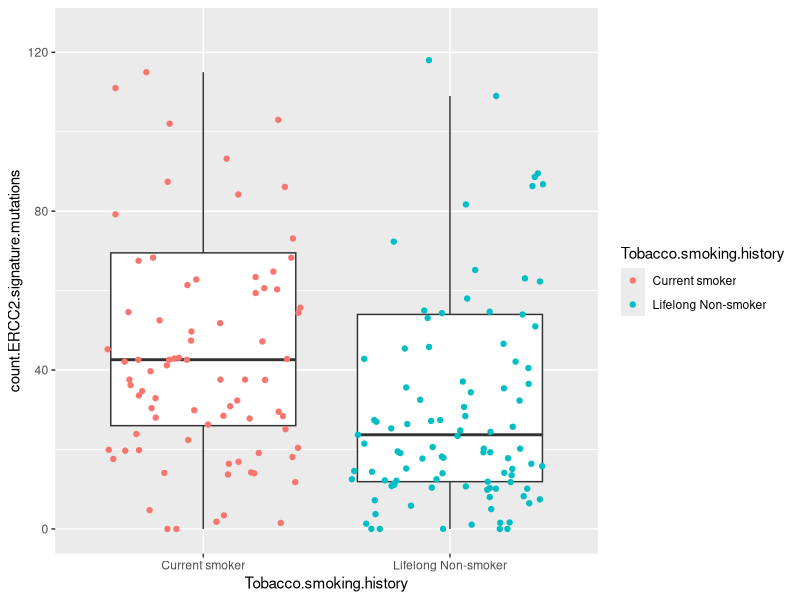
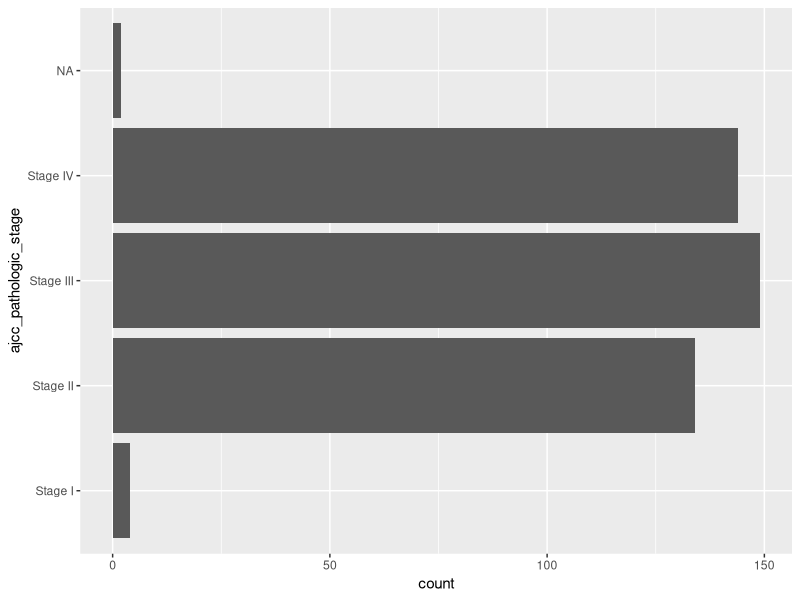
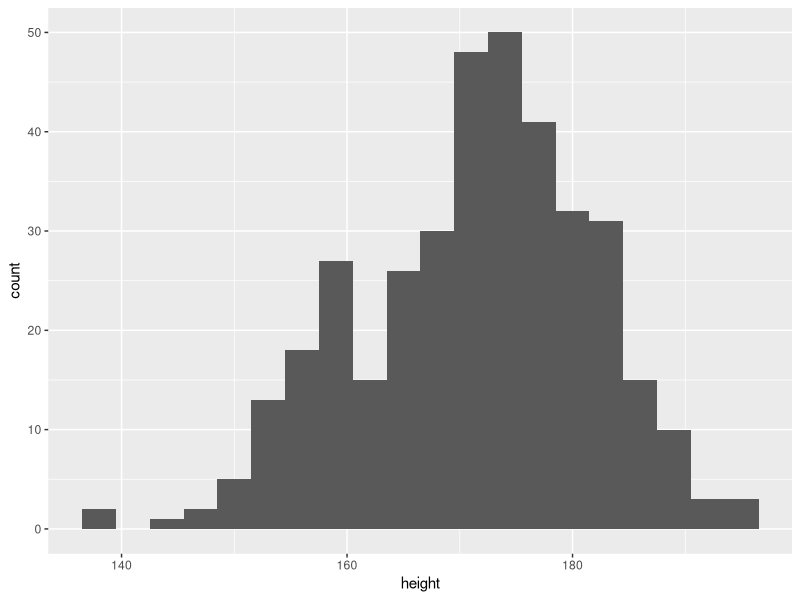
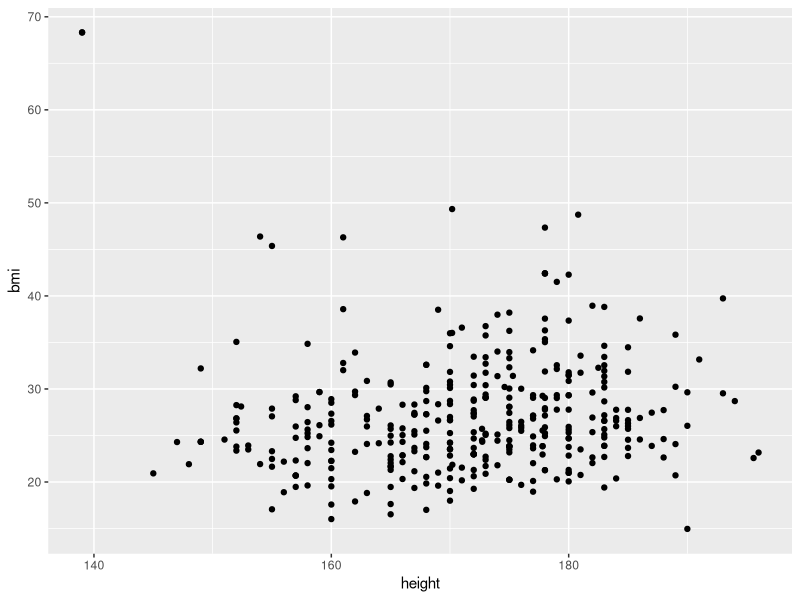
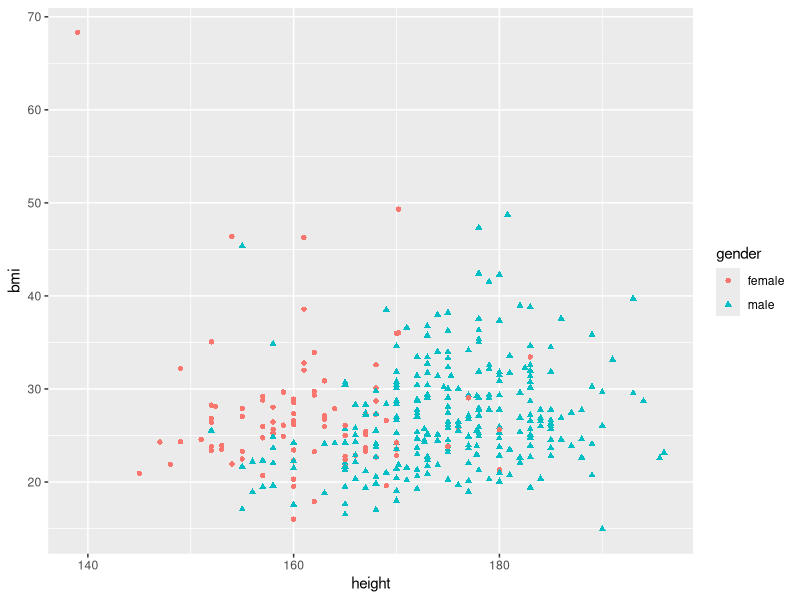
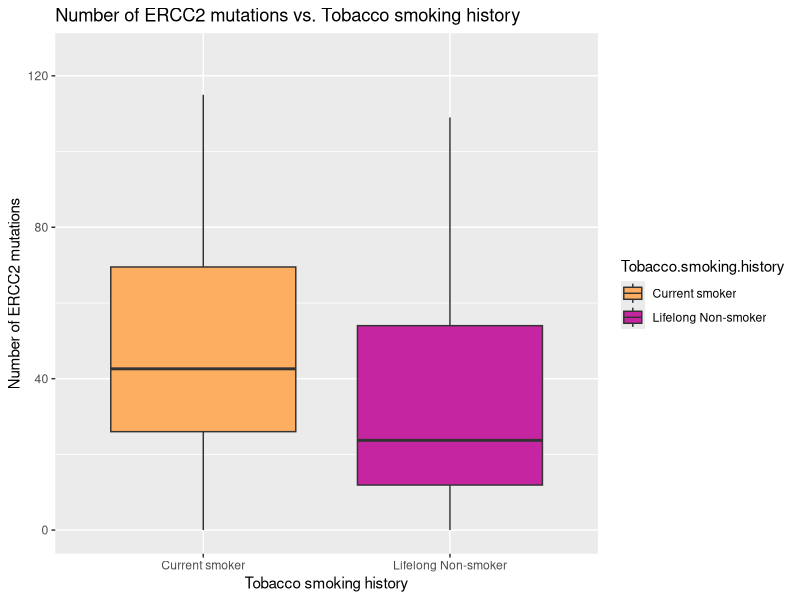

Reproduce these figures in R, in order.
## ---- chunk 1
rm(list = ls())
## ---- chunk 2
library(tidyverse) 
library(palmerpenguins) 
penguins <- penguins
clinical <- read_csv("clinical.csv", show_col_types = FALSE)
## ---- chunk 3
barcode_TSH_ERCC2_count_data <- clinical %>% 
  select(barcode, Tobacco.smoking.history, count.ERCC2.signature.mutations) %>%
  filter(!is.na(count.ERCC2.signature.mutations)) %>% # remove NAs
  filter(Tobacco.smoking.history %in% c("Current smoker", "Lifelong Non-smoker")) # filter
## ---- chunk 4
ggplot(data = barcode_TSH_ERCC2_count_data) + 
  aes(x = Tobacco.smoking.history, y = count.ERCC2.signature.mutations) + 
  geom_boxplot(outlier.shape = NA) + coord_cartesian(ylim = c(0, 125)) +
  geom_jitter(aes(color=Tobacco.smoking.history))
## ---- chunk 5

## ---- chunk 6

## ---- chunk 7

## ---- chunk 8

## ---- chunk 9

## ---- chunk 10

## ---- chunk 11

## ---- chunk 12
ggplot(data = clinical) + 
  aes(y = ajcc_pathologic_stage) + 
  geom_bar()
## ---- chunk 13

## ---- chunk 14

## ---- chunk 15

## ---- chunk 16
ggplot(data = clinical) + 
  aes(x = height) + 
  geom_histogram(bins=20)
## ---- chunk 17

## ---- chunk 18

## ---- chunk 19

## ---- chunk 20

## ---- chunk 21

## ---- chunk 22


## ---- chunk 23

## ---- chunk 24
ggplot(data = clinical) + 
  aes(x = height, y = bmi) +
  geom_point()
  
## ---- chunk 25

## ---- chunk 26
ggplot(data = clinical) + 
  aes(x = height, y = bmi, shape=gender, color=gender) +
  geom_point()
## ---- chunk 27
ggplot(data = barcode_TSH_ERCC2_count_data) + 
  aes(x = Tobacco.smoking.history, 
      y = count.ERCC2.signature.mutations,
      fill = Tobacco.smoking.history) + 
  geom_boxplot(outlier.shape = NA) + 
  coord_cartesian(ylim = c(0, 125)) +
  ggtitle("Number of ERCC2 mutations vs. Tobacco smoking history") + 
  labs(y = "Number of ERCC2 mutations", 
       x = "Tobacco smoking history") + 
  scale_fill_manual(values = c("#fdae61", "#C625A1"))

## ---- chunk 28

